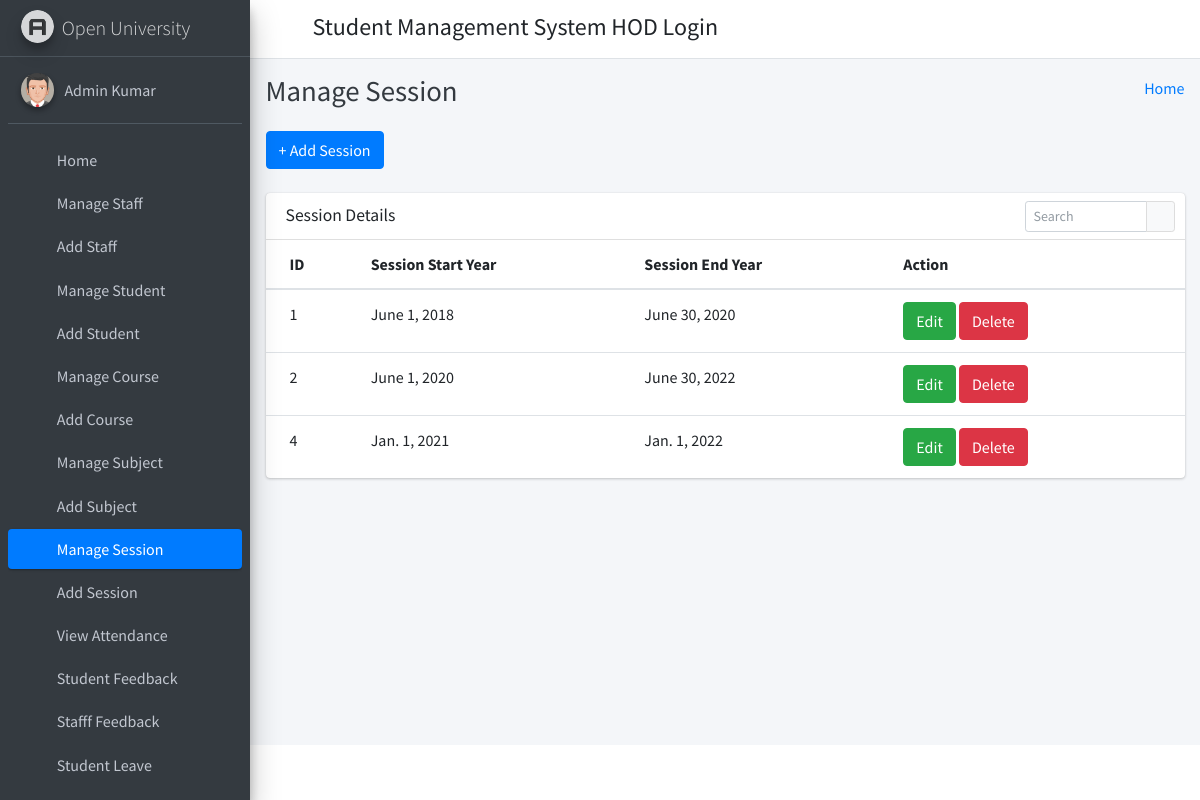
The page /manage_session/ (signed in) on the database its author committed.
### student_management_app/models.py (models this page shows)
class CustomUser(AbstractUser):
    user_type_data = ((1, "HOD"), (2, "Staff"), (3, "Student"))
    user_type = models.CharField(default=1, choices=user_type_data, max_length=10)

class SessionYearModel(models.Model): #sessiyalar vaqtini yillar asosida belgilash
    id = models.AutoField(primary_key=True)
    session_start_year = models.DateField()
    session_end_year = models.DateField()
    objects = models.Manager()#obyektlarimizni boshqaruvga yuklash

### student_management_app/HodViews.py (the view)
# urls.py: path('manage_session/', HodViews.manage_session, name="manage_session"),
def manage_session(request):
    session_years = SessionYearModel.objects.all()
    context = {
        "session_years": session_years
    }
    return render(request, "hod_template/manage_session_template.html", context)

### student_management_app/LoginCheckMiddleWare.py (called while the page is built, shortened)
    def process_view(self, request, view_func, view_args, view_kwargs):
        modulename = view_func.__module__
        user = request.user
        if user.is_authenticated:
            if user.user_type == "1":
                if modulename == "student_management_app.HodViews":
                    pass
                elif modulename == "student_management_app.views" or modulename == "django.views.static":
                    pass
                else:
                    return redirect("admin_home")
            else:
                return redirect("login")
        else:
            if request.path == reverse("login") or request.path == reverse("doLogin"):
                pass
            else:
                return redirect("login")

### student_management_app/templates/hod_template/manage_session_template.html (shortened to what this page needs)
{% extends 'hod_template/base_template.html' %}
{% block page_title %}
    Manage Session
{% endblock page_title %}
{% block main_content %}
{% load static %}
<section class="content">
        <div class="container-fluid">
            <a class="btn btn-primary" href="{% url 'add_session' %}" role="button">+ Add Session</a> <br/>&nbsp;
            <div class="row">
                <div class="col-md-12">
                    <div class="card">
                        <div class="card-header">
                            <h3 class="card-title">Session Details</h3>
                            <div class="card-tools">
                            <div class="input-group input-group-sm" style="width: 150px;">
                                <input type="text" name="table_search" class="form-control float-right" placeholder="Search">
                                <div class="input-group-append">
                                <button type="submit" class="btn btn-default"><i class="fas fa-search"></i></button>
                                </div>
                            </div>
                            </div>
                        </div>
                        <div class="card-body table-responsive p-0">
                            <table class="table table-hover text-nowrap">
                            <thead>
                                <tr>
                                <th>ID</th>
                                <th>Session Start Year</th>
                                <th>Session End Year</th>
                                <th>Action</th>
                                </tr>
                            </thead>
                            <tbody>
                                {% for session_year in session_years %}
                                <tr>
                                <td>{{ session_year.id }}</td>
                                <td>{{ session_year.session_start_year }}</td>
                                <td>{{ session_year.session_end_year }}</td>
                                <td>
                                    <a href="{% url 'edit_session' session_year.id %}" class="btn btn-success">Edit</a>
                                    <a href="{% url 'delete_session' session_year.id %}" class="btn btn-danger">Delete</a>
                                </td>
                                </tr>
                                {% endfor %}
                            </tbody>
                            </table>
                        </div>
                        </div>
                </div>
            </div>
        </div>
      </section>
  {% endblock main_content %}

### student_management_app/templates/hod_template/sidebar_template.html (shortened to what this page needs)
{% load static %}
<aside class="main-sidebar sidebar-dark-primary elevation-4">
      <a href="{% url 'admin_home' %}" class="brand-link">
        <img src="{% static 'dist/img/AdminLTELogo.png' %}" alt="AdminLTE Logo" class="brand-image img-circle elevation-3"
            style="opacity: .8">
        <span class="brand-text font-weight-light">Open University</span>
      </a>
      <div class="sidebar">
        <div class="user-panel mt-3 pb-3 mb-3 d-flex">
          <div class="image">
            <img src="{% static 'dist/img/user2-160x160.jpg' %}" class="img-circle elevation-2" alt="User Image">
          </div>
          <div class="info">
            <a href="{% url 'admin_profile' %}" class="d-block">{{ user.first_name }} {{ user.last_name }}</a>
          </div>
        </div>
        <nav class="mt-2">
          <ul class="nav nav-pills nav-sidebar flex-column" data-widget="treeview" role="menu" data-accordion="false">
            <li class="nav-item">
              {% url 'admin_home' as admin_home %}
              <a href="{{ admin_home }}" class="nav-link {% if request.path == admin_home %} active {% endif %}">
                <i class="nav-icon fas fa-tachometer-alt"></i>
                <p>
                  Home
                </p>
              </a>
            </li>
            <li class="nav-item">
              {% url 'manage_staff' as manage_staff %}
              {% url 'edit_staff' staff_id=id as edit_staff %}
              <a href="{{ manage_staff }}" class="nav-link {% if request.path == manage_staff %} active {% endif %} {% if request.path == edit_staff %} active {% endif %}">
                <i class="nav-icon fas fa-chalkboard-teacher"></i>
                <p>
                  Manage Staff
                </p>
              </a>
            </li>
            <li class="nav-item">
              {% url 'add_staff' as add_staff %}
              <a href="{{ add_staff }}" class="nav-link {% if request.path == add_staff %} active {% endif %}">
                <i class="nav-icon fas fa-th"></i>
                <p>
                  Add Staff
                </p>
              </a>
            </li>
            <li class="nav-item">
              {% url 'manage_student' as manage_student %}
              {% url 'edit_student' student_id=id as edit_student %}
              <a href="{{ manage_student }}" class="nav-link {% if request.path == manage_student %} active {% endif %} {% if request.path == edit_student %} active {% endif %}">
                <i class="nav-icon fas fa-user-graduate"></i>
                <p>
                  Manage Student
                </p>
              </a>
            </li>
            <li class="nav-item">
              {% url 'add_student' as add_student %}
              <a href="{{ add_student }}" class="nav-link {% if request.path == add_student %} active {% endif %}">
                <i class="nav-icon fas fa-th"></i>
                <p>
                  Add Student
                </p>
              </a>
            </li>
            <li class="nav-item">
              {% url 'manage_course' as manage_course %}
              {% url 'edit_course' course_id=id as edit_course %}
              <a href="{{ manage_course }}" class="nav-link {% if request.path == manage_course %} active {% endif %} {% if request.path == edit_course %} active {% endif %}">
                <i class="nav-icon fas fa-chalkboard"></i>
                <p>
                  Manage Course
                </p>
              </a>
            </li>
            <li class="nav-item">
            {% url 'add_course' as add_course %}
              <a href="{{ add_course }}" class="nav-link {% if request.path == add_course %} active {% endif %}">
                <i class="nav-icon fas fa-th"></i>
                <p>
                  Add Course
                </p>
              </a>
            </li>
            <li class="nav-item">
              {% url 'manage_subject' as manage_subject %}
              {% url 'edit_subject' subject_id=id as edit_subject %}
              <a href="{{ manage_subject }}" class="nav-link {% if request.path == manage_subject %} active {% endif %} {% if request.path == edit_subject %} active {% endif %}">
                <i class="nav-icon fas fa-book"></i>
                <p>
                  Manage Subject
                </p>
              </a>
            </li>
            <li class="nav-item">
              {% url 'add_subject' as add_subject %}
              <a href="{{ add_subject }}" class="nav-link {% if request.path == add_subject %} active {% endif %}">
                <i class="nav-icon fas fa-th"></i>
                <p>
                  Add Subject
                </p>
              </a>
            </li>
            <li class="nav-item">
              {% url 'manage_session' as manage_session %}
              {% url 'edit_session' session_id=id as edit_session %}
              <a href="{{ manage_session }}" class="nav-link {% if request.path == manage_session %} active {% endif %} {% if request.path == edit_session %} active {% endif %}">
                <i class="nav-icon fas fa-graduation-cap"></i>
                <p>
                  Manage Session
                </p>
              </a>
            </li>
            <li class="nav-item">
              {% url 'add_session' as add_session %}
              <a href="{{ add_session }}" class="nav-link {% if request.path == add_session %} active {% endif %}">
                <i class="nav-icon fas fa-th"></i>
                <p>
                  Add Session
                </p>
              </a>
            </li>
            <li class="nav-item">
              {% url 'admin_view_attendance' as admin_view_attendance %}
              <a href="{{ admin_view_attendance }}" class="nav-link {% if request.path == admin_view_attendance %} active {% endif %}">
                <i class="nav-icon fas fa-calendar-alt"></i>
                <p>
                  View Attendance
                </p>
              </a>
            </li>
            <li class="nav-item">
              {% url 'student_feedback_message' as student_feedback_message %}
              <a href="{{ student_feedback_message }}" class="nav-link {% if request.path == student_feedback_message %} active {% endif %}">
                <i class="nav-icon fas fa-th"></i>
                <p>
                  Student Feedback
                </p>
              </a>
            </li>
            <li class="nav-item">
              {% url 'staff_feedback_message' as staff_feedback_message %}
              <a href="{{ staff_feedback_message }}" class="nav-link {% if request.path == staff_feedback_message %} active {% endif %}">
                <i class="nav-icon fas fa-th"></i>
                <p>
                  Stafff Feedback
                </p>
              </a>
            </li>
            <li class="nav-item">
              {% url 'student_leave_view' as student_leave_view %}
              <a href="{{ student_leave_view }}" class="nav-link {% if request.path == student_leave_view %} active {% endif %}">
                <i class="nav-icon fas fa-th"></i>
                <p>
                  Student Leave
                </p>
              </a>
            </li>
            <li class="nav-item">
              {% url 'staff_leave_view' as staff_leave_view %}
              <a href="{{ staff_leave_view }}" class="nav-link {% if request.path == staff_leave_view %} active {% endif %}">
                <p>
                </p>
              </a>
            </li>
          </ul>
        </nav>
      </div>
    </aside>

### rows shown on the page
CustomUser: first_name "Admin", last_name "Kumar"
SessionYearModel: id "1", session_start_year "June 1, 2018", session_end_year "June 30, 2020"
SessionYearModel: id "2", session_start_year "June 1, 2020", session_end_year "June 30, 2022"
SessionYearModel: id "4", session_start_year "Jan. 1, 2021", session_end_year "Jan. 1, 2022"
